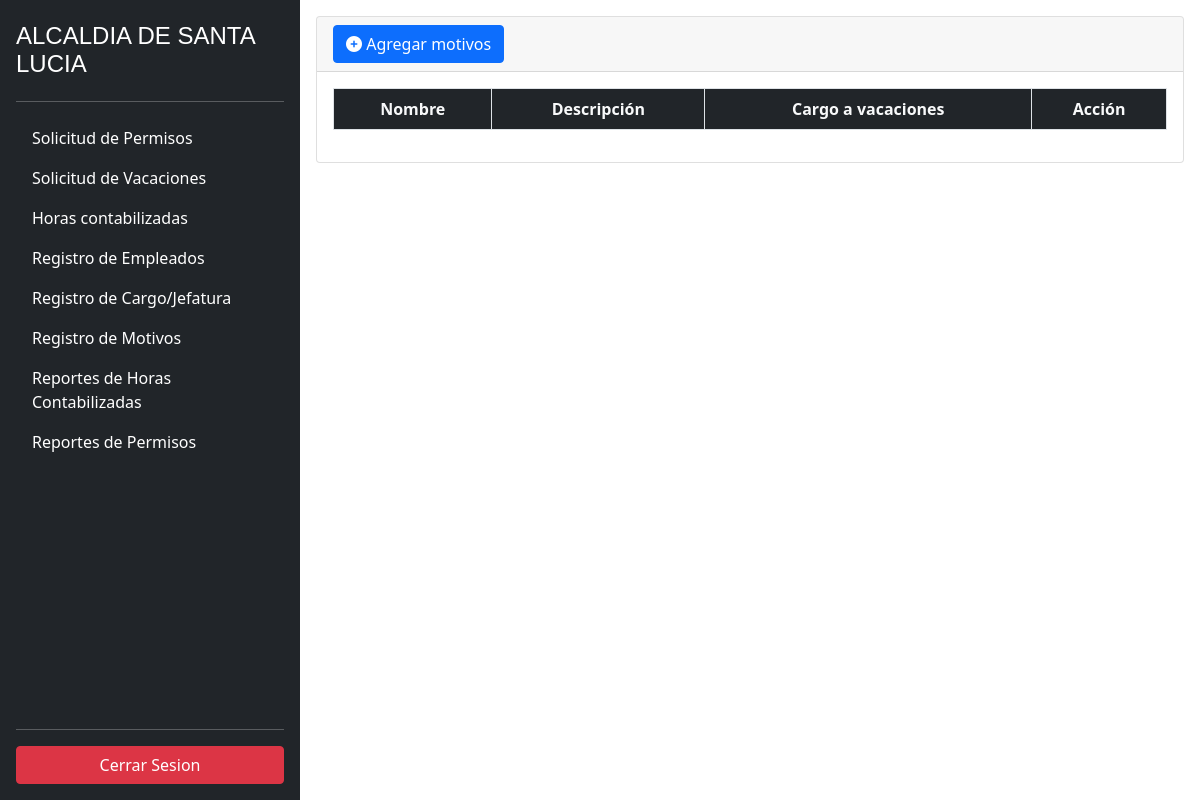
Before: /reason/ (signed in) with the older database file.
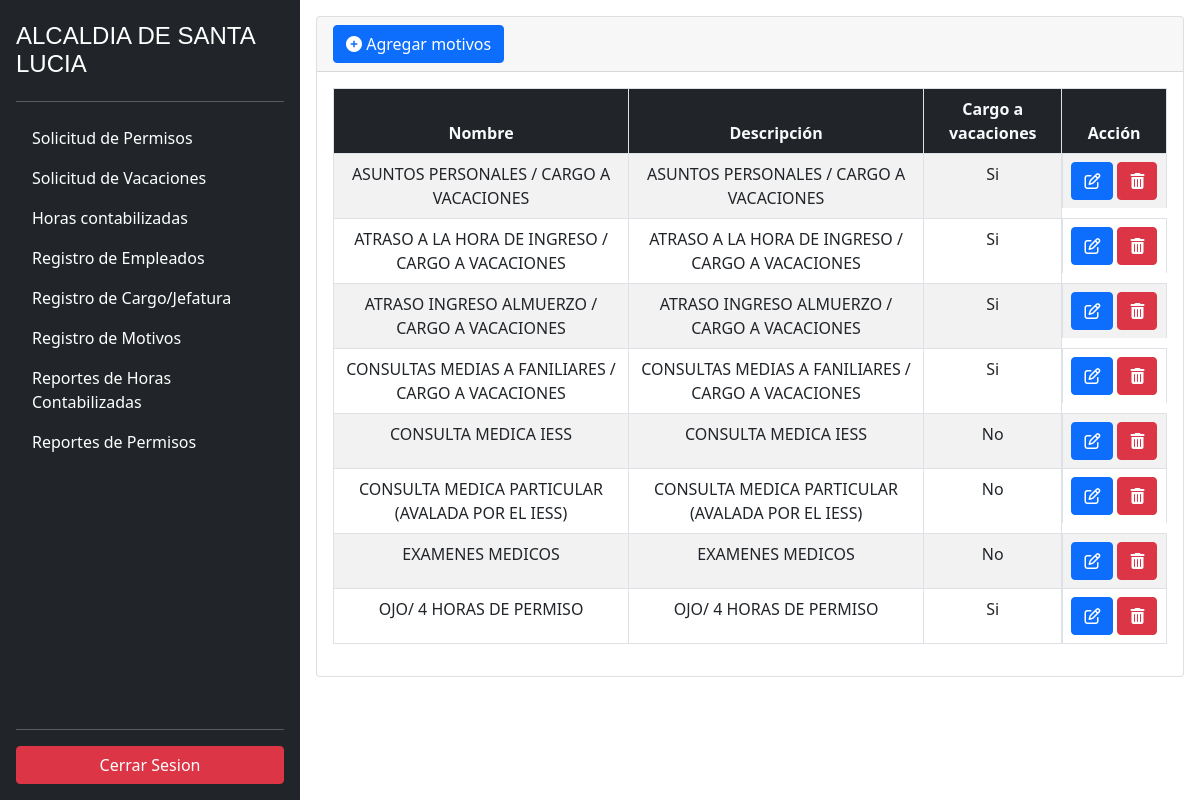
After: the same page with the newer database file.
### employee/models.py (models this page shows, shortened)
class Reason(models.Model):
    name = models.CharField(max_length=200)
    description = models.CharField(max_length=200)
    created = models.DateTimeField(auto_now_add=True)
    updated = models.DateTimeField(auto_now=True)
    state = models.BooleanField(default=True)
    penalty = models.BooleanField(default=False)

### employee/views.py (the view)
# urls.py: path('reason/', login_required(ReasonGenericView.as_view()), name="list_reason"),
class ReasonGenericView(ListView):
    model = Reason
    paginate_by= 10
    template_name= 'reason/reason_list.html'
    context_object_name = 'reasons'

### employee/templates/reason/reason_list.html (shortened to what this page needs)
{% extends 'base.html' %} {% block sidebar %} {% include 'sidebar.html' %} {% endblock %} {% block content %}
<div class="m-3">
    <div class="card">
         <div class="card-header">
             <a href="{% url 'employee:new_reason' %}" class="btn btn-primary"><i class="fa fa-plus-circle"></i> Agregar motivos</a>
     </div>
    <div class="card-body">
      <table class="table table-bordered table-striped">
        <thead class="bg-dark">
            <tr class="text-center text-light">
            <th scope="col">Nombre</th>
            <th scope="col">Descripción</th>
            <th scope="col">Cargo a vacaciones</th>
            <th scope="col">Acción</th>
          </tr>
        </thead>
        <tbody>
          {% for reason in reasons %}
          <tr class="text-center">
            <td>{{reason.name}}</td>
            <td>{{reason.description}}</td>
            <td>{{reason.penalty|yesno:"Si,No" }} </td>
            <td class="d-flex justify-content-center">
              <div class="me-1">
                  <a class="btn btn-primary" href="{% url 'employee:update_reason' reason.id %}">
                      <i class="fa fa-edit"></i>
                  </a>
              </div>
              <div>
                  <a class="btn btn-danger" href="{% url 'employee:detail_reason' reason.id %}"><i
                          class="fa fa-trash" aria-hidden="true"></i></a>
              </div>
          </td>
        </tr>
        {% endfor %}
        </tbody>
        </table>
    </div>
</div>
</div>
{% endblock %}

Changed rows visible on the page:
added Reason: name "ASUNTOS PERSONALES / CARGO A VACACIONES", description "ASUNTOS PERSONALES / CARGO A VACACIONES", penalty "Si"
added Reason: name "ATRASO A LA HORA DE INGRESO / CARGO A VACACIONES", description "ATRASO A LA HORA DE INGRESO / CARGO A VACACIONES", penalty "Si"
added Reason: name "ATRASO INGRESO ALMUERZO / CARGO A VACACIONES", description "ATRASO INGRESO ALMUERZO / CARGO A VACACIONES", penalty "Si"
added Reason: name "CONSULTAS MEDIAS A FANILIARES / CARGO A VACACIONES", description "CONSULTAS MEDIAS A FANILIARES / CARGO A VACACIONES", penalty "Si"
added Reason: name "CONSULTA MEDICA IESS", description "CONSULTA MEDICA IESS", penalty "No"
added Reason: name "CONSULTA MEDICA PARTICULAR (AVALADA POR EL IESS)", description "CONSULTA MEDICA PARTICULAR (AVALADA POR EL IESS)", penalty "No"
added Reason: name "EXAMENES MEDICOS", description "EXAMENES MEDICOS", penalty "No"
added Reason: name "OJO/ 4 HORAS DE PERMISO", description "OJO/ 4 HORAS DE PERMISO", penalty "Si"
